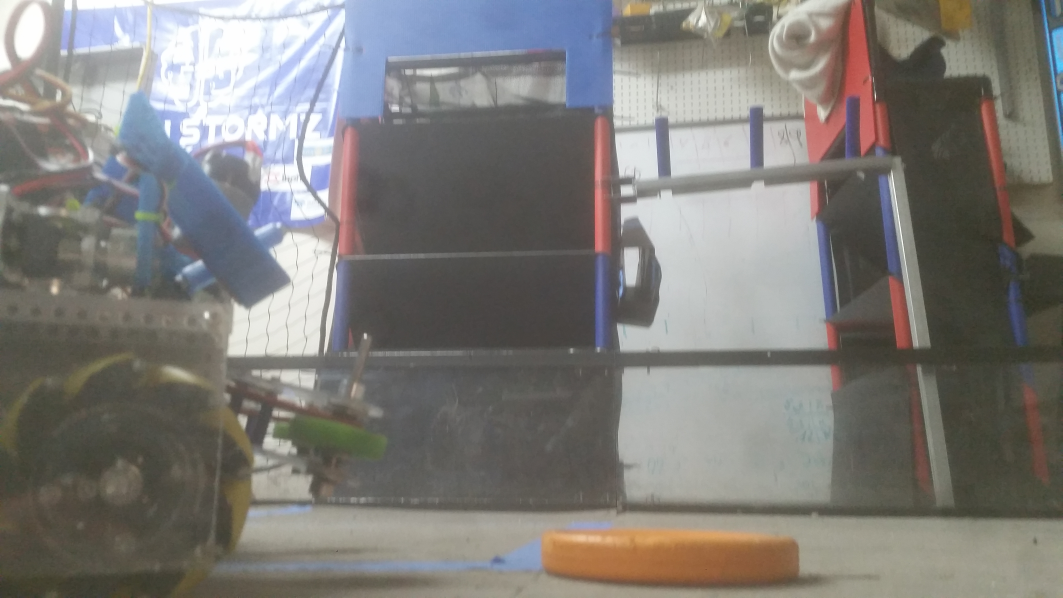
#> input picture TeamCode/src/main/java/creamsicle-vision2/calibrate-crust.jpg, 5312 x 2988 px, given in place of the camera (shown at 1/5 size)
$ python scoop_shapedetect.py
#> lines starting #> are read from the running program, lines starting #| are printed output that depends on the picture; after the words box and inside, x2 and y2 are one past the last pixel; in counts of white or black regions, pixels touching at a corner belong together
# This code is sponsored by Aperture Science Consumer Advocate Gabriel Fergesen, who would like to remind you that
# turrets are your friends.

#SO WHAT DO I NE ED THIS FOR?
#This stuff detects shapes. It filters out colors  and then allows a user to determine the shape they need.

# params that matter:  MaxArea --> Controls Size for Detection Canadates
# lower_red and upper_red: --> Use StoreFront UI to train these... trip out on color values, man and doink with the sliders.
# cap- needs to be set to whatever the index of the camera is... how to fix this will vary.

import cv2
import numpy as np

#Returns the X and Y of a shape.
x = 0.0
y = 0.0


#Returns the number of faces found on a non-simple object. Someday this will include 3dObjs like Cubes and Spheres.
# global faces = 0

def nothing(x):
    # any operation
    pass

    # CAUTION, THIS NUMBER MUST BE CHECKED AFTER EVERY BOOT.
cap = cv2.VideoCapture(1)

cv2.namedWindow("Trackbars")
cv2.createTrackbar("L-H", "Trackbars", 0, 255, nothing)
#> slider 'L-H' is set to 51
cv2.createTrackbar("L-S", "Trackbars", 0, 255, nothing)
#> slider 'L-S' is set to 51
cv2.createTrackbar("L-V", "Trackbars", 0, 255, nothing)
#> slider 'L-V' is set to 51
cv2.createTrackbar("U-H", "Trackbars", 255, 255, nothing)
cv2.createTrackbar("U-S", "Trackbars", 255, 255, nothing)
cv2.createTrackbar("U-V", "Trackbars", 255, 255, nothing)

font = cv2.FONT_HERSHEY_COMPLEX

while True:
    _, frame = cap.read()
#> frame is the input picture: shape (2988, 5312, 3); mean B, G, R 121.3, 124.8, 127.1
    hsv = cv2.cvtColor(frame, cv2.COLOR_BGR2HSV)
#> hsv: shape (2988, 5312, 3); mean H, S, V 45.8, 34.6, 133.2

    l_h = cv2.getTrackbarPos("L-H", "Trackbars")
    l_s = cv2.getTrackbarPos("L-S", "Trackbars")
    l_v = cv2.getTrackbarPos("L-V", "Trackbars")
    u_h = cv2.getTrackbarPos("U-H", "Trackbars")
    u_s = cv2.getTrackbarPos("U-S", "Trackbars")
    u_v = cv2.getTrackbarPos("U-V", "Trackbars")

    lower_red = np.array([l_h, l_s, l_v])
    upper_red = np.array([u_h, u_s, u_v])

    mask = cv2.inRange(hsv, lower_red, upper_red)
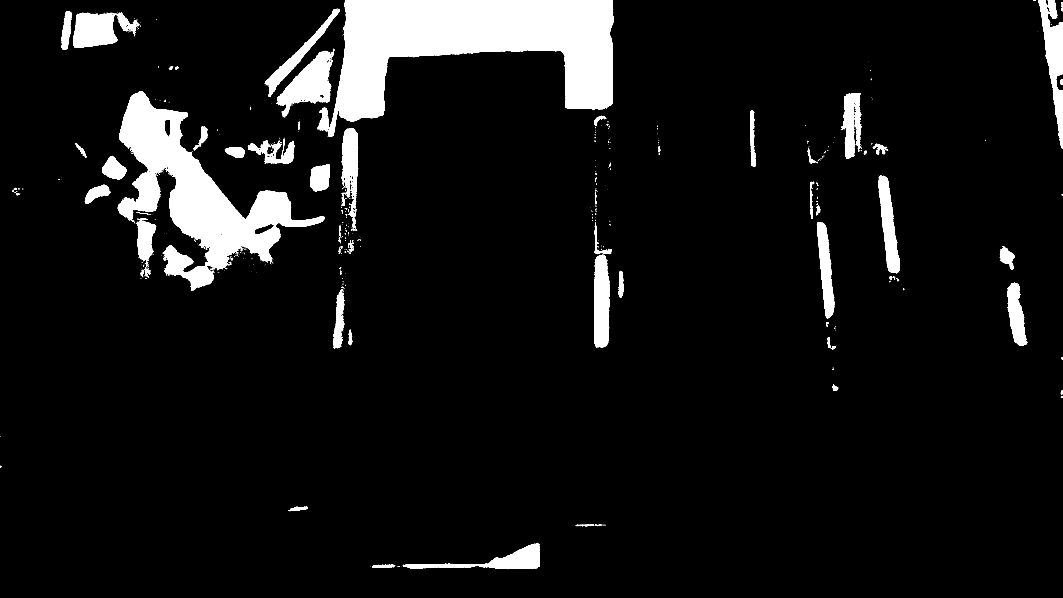
#> mask: shape (2988, 5312) (shown at 1/5 size); 7.7% white; 1430 white regions (1280 under 20 px), largest, box (x1, y1, x2, y2) and area: (1639, 0, 3068, 683) 496959, (589, 455, 1621, 1455) 312027, (1380, 256, 1668, 586) 41142

    kernel = np.ones((5, 5), np.uint8)
    mask = cv2.erode(mask, kernel)
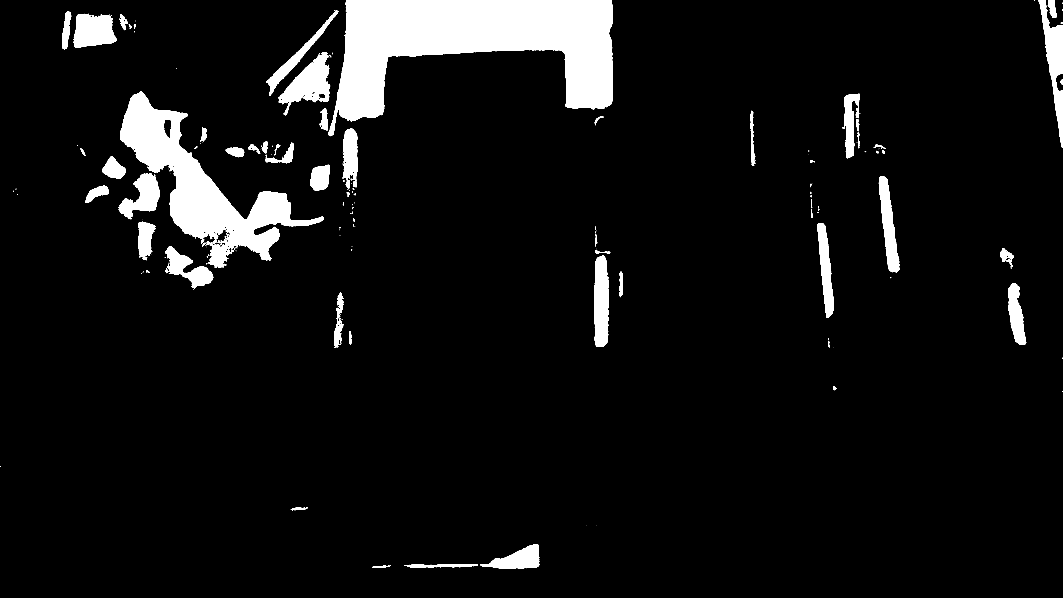
#> mask: shape (2988, 5312) (shown at 1/5 size); 6.9% white; 179 white regions (101 under 20 px)
    # Contours Detection

    # values for Cam Calibrated Goal detection: L-H = 95, L-S = 105, L-V = 000, U-H = 111, U-S = 255, U-V = 255
    contours,  _ = cv2.findContours(mask, cv2.RETR_TREE, cv2.CHAIN_APPROX_SIMPLE)
#> contours = 236 contours, 111 with area under 20; largest, box (x1, y1, x2, y2) and area: (1643, 0, 3065, 681) 485844, (600, 458, 1619, 1338) 241930, (1393, 260, 1651, 576) 35474, (5193, 0, 5312, 739) 30516, (2973, 1277, 3045, 1734) 27883

    for cnt in contours:
        area = cv2.contourArea(cnt)
        approx = cv2.approxPolyDP(cnt, 0.02*cv2.arcLength(cnt, True), True)
        x = approx.ravel() [0]
        y = approx.ravel() [1]

        if area > 400:
            cv2.drawContours(frame, [approx], 0, (0, 0, 0), 5)
            if len(approx) == 3:
                cv2.putText(frame, "triangle", (x, y), font, 1, (22, 100, 100))
            elif len(approx) == 4:
                cv2.putText(frame, "rectangle", (x, y), font, 1, (22, 100, 100))
            elif 10 < len(approx) < 20:
                cv2.putText(frame, "circle", (x, y), font, 1, (22, 100, 100))
#> this loop made 236 passes
#> (area, x, y) on passes 8, 11, 15: (34, 1483, 2540), (175, 4167, 1932), (86.5, 4143, 1706)
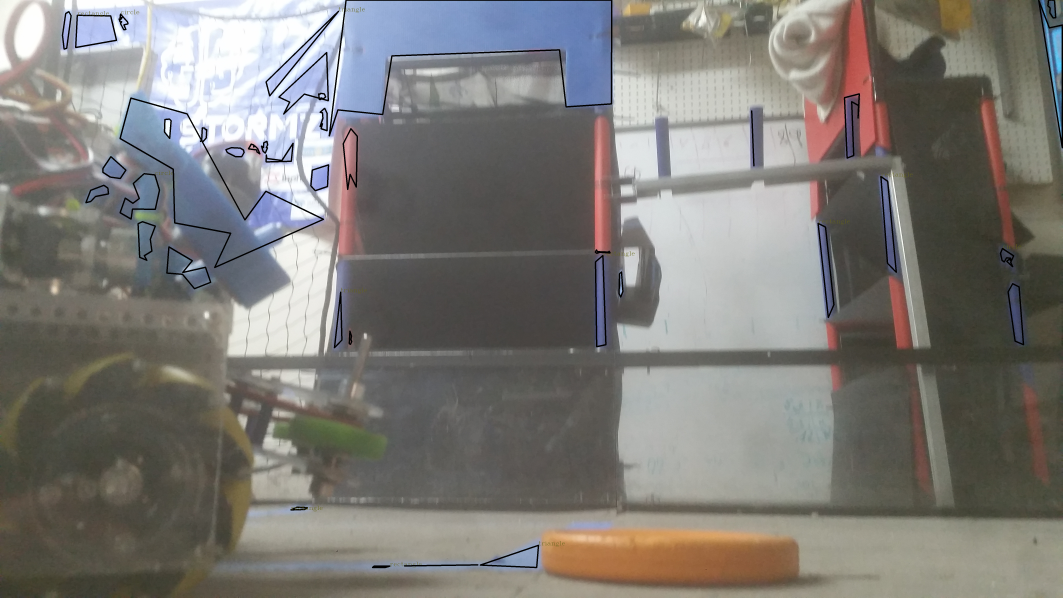
#> frame: shape (2988, 5312, 3) (shown at 1/5 size); mean B, G, R 119.4, 123.2, 125.6


    cv2.imshow('Frame', frame)
    cv2.imshow("Mask", mask)
    cv2.imshow("Kernel", kernel)

    key = cv2.waitKey(1)
#> (key Esc is pressed here)
    if key == 27:
        break

cap.release()
cv2.destroyAllWindows()
